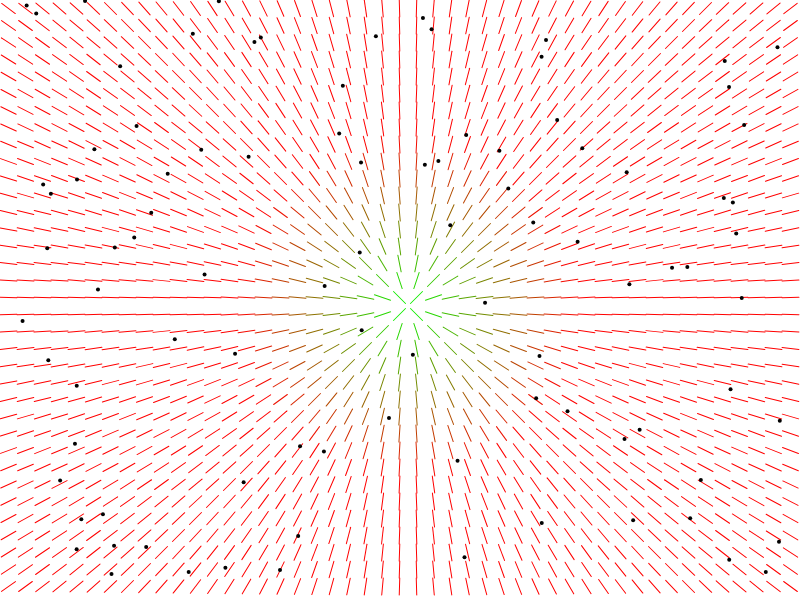
Frame 1 (no input)
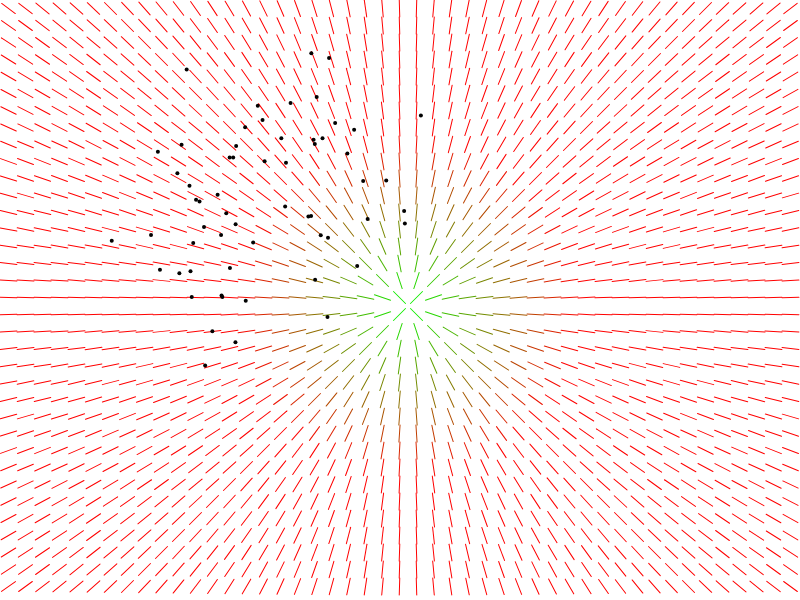
Frame 60 (no input)
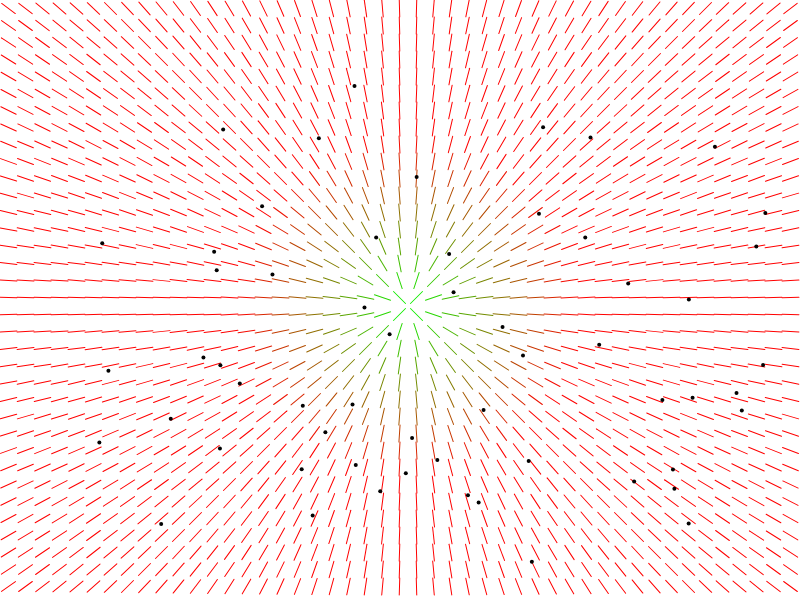
Frame 120 (the mouse pressed at the canvas centre since frame 60)

The p5.js sketch that drew these frames (run headless with seeded random() and noise() and a simulated clock; from frame 60 on, the mouse is pressed at the canvas centre):

// p5.js sketch
// ── sketch.js
var inc = 0.1;
var scl = 17;
var cols;
var rows;
var zoff = 0;
var particles = [];
var flowField;

function setup() {
  createCanvas(800, 600);
  flowField = new Vectorfield(scl);
  flowField.initField();
  for (let i = 0; i < 100; i++){
    particles[i] = new Particle(random(width - 20), random(height - 20));//start object
  }
}

function draw() {
  background(255);
  flowField.show();
  //addParticles();
  for(let i = 0; i < particles.length; i++){
    particles[i].follow(flowField.forcefield);
    particles[i].show();
    particles[i].update();
    particles[i].edges();
    if (!particles[i].life) {
      particles.splice(i, 1);
    }
  }
}

// ── particle.js
class Particle {
  constructor(x, y) {
    this.pos = createVector(x, y);
    this.vel = createVector(random(0, 20), random(0, 20));
    this.acc = createVector(0, 0);
    this.life = true;
  }

  update() {
    this.vel.add(this.acc);
    this.pos.add(this.vel);
    this.acc.mult(0);//Reset acceleration
    // this.vel.limit(1);
  }

  applyForce(force) {
    this.acc.add(force);
  }

  show() {
    strokeWeight(4);
    stroke(2);
    point(this.pos.x,this.pos.y);//let's make some points
  }

  edges() {
    if (this.pos.x > width - 20) this.life = false;
    if (this.pos.x < 20) this.life = false;
    if (this.pos.y < 20) this.life = false;
    if (this.pos.y > height - 20) this.life = false;

    // if (this.pos.x > width - 20) this.pos.x = 20;
    // if (this.pos.x < 20) this.pos.x = width - 20;
    // if (this.pos.y < 20) this.pos.y = height - 20;
    // if (this.pos.y > height - 20) this.pos.y = 20;
  }//keep the particles inside the canvas

  follow(vectors) {
    var x = floor(this.pos.x / scl);//position in relationship to scale "vectr unit or grid"
    var y = floor(this.pos.y / scl);
    var force = vectors[y][x];
    this.applyForce(force);
  }
}

// ── vectorfield.js
class Vectorfield {
  constructor(scl){
    this.cols = floor(width/scl);
    this.rows = floor(height/scl);
    this.forcefield = [];
  }

  randomField (x, y) {
    var angle = random(0, TWO_PI);
    var v = p5.Vector.fromAngle(angle);
    v.setMag(random(0, 1)); //normalize this vector
    return v;
  }

  centerField (x, y) {
    let pos = createVector(x, y);
    let center = createVector(this.cols / 2, this.rows / 2);
    let v = p5.Vector.sub(center, pos).mult(0.1);
    return v;
  }

  initField() {
    for(var y = 0; y < this.rows; y++) {
      let forcefieldRow = [];
      for(var x = 0; x < this.cols; x++) {
        let v = this.centerField(x, y);
        forcefieldRow.push(v);
      }
    this.forcefield.push(forcefieldRow);
    }
  }

  drawArrow(base, vec, length) {
  push();
  stroke(255);
  strokeWeight(1);
  fill(255);
  translate(base.x, base.y);
  line(0, 0, vec.x, vec.y);
  rotate(vec.heading());
//    let arrowSize = 1;
//    translate(vec.mag() - arrowSize, 0);
//    triangle(0, arrowSize / 2, 0, -arrowSize / 2, arrowSize, 0);
  pop();
}

  show() {
    beginShape();
    for(var y = 0; y < this.rows; y++){
      for(var x = 0; x < this.cols; x++){
        // let dir = this.forcefield[i][j];
        // let base = createVector(i * width / this.size + 0.5 * width / this.size, j * height / this.size + 0.5 * height / this.size);
        // this.drawArrow(base, dir, 1);
        stroke(map(this.forcefield[y][x].mag(), 0, 1, 0, 255), map(this.forcefield[y][x].mag(), 0, 1, 255, 0), 0);
        push();
        translate((x + 0.5) * scl, (y + 0.5) * scl);
        rotate(this.forcefield[y][x].heading());
        strokeWeight(1);
        line(-scl / 2, 0, scl / 2, 0);
        pop();
      }
    }
  }
}
